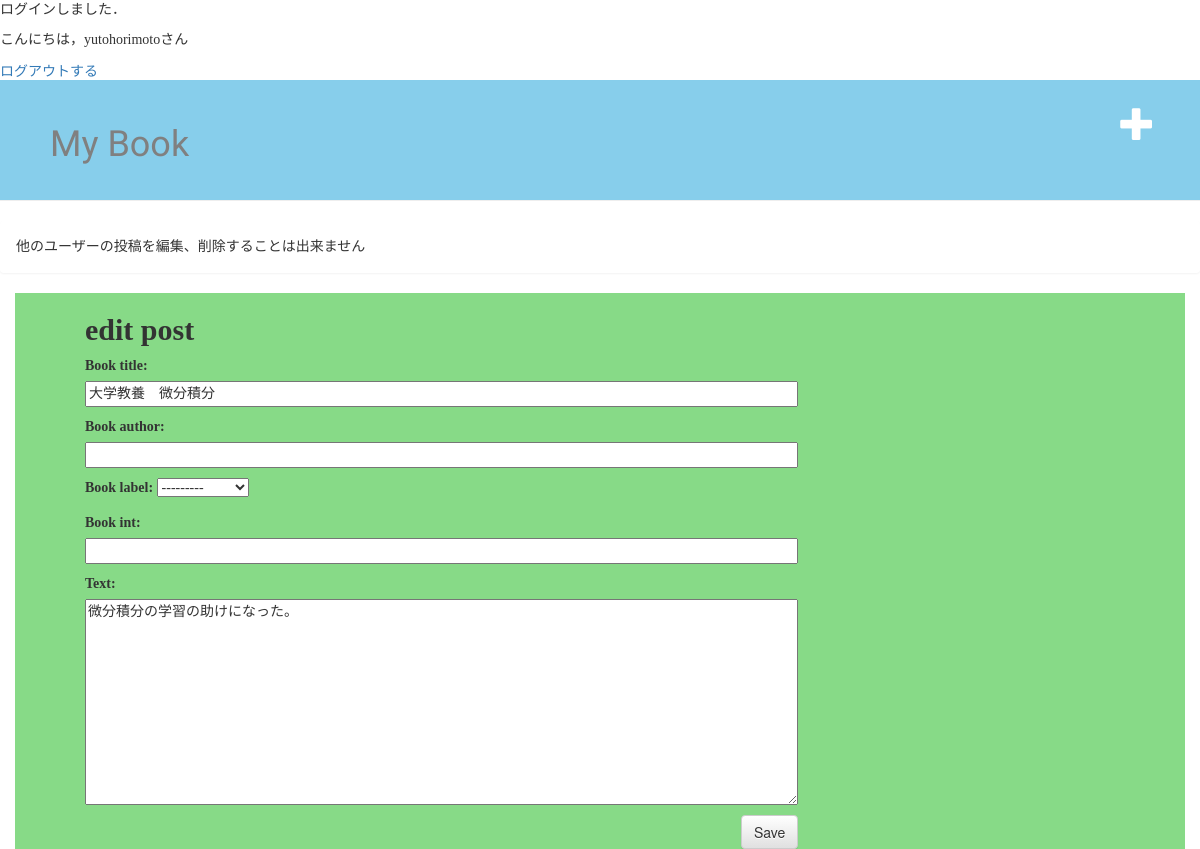
Screenshot of /post/8/edit/ (signed in) with the database file from the repository.
### mybook/models.py (models this page shows, shortened)
class Post(models.Model):
    author = models.ForeignKey(settings.AUTH_USER_MODEL, on_delete=models.CASCADE)
    book_title = models.CharField(max_length=50)
    book_author = models.CharField(max_length=20,blank=True, null=True)
    book_label = models.IntegerField(choices=label_choices,blank=True, null=True)
    book_int = models.CharField(max_length=200,blank=True, null=True)
    text = models.TextField()
    created_date = models.DateTimeField(default=timezone.now)
    published_date = models.DateTimeField(blank=True, null=True)

### mybook/views.py (the view)
# urls.py: path('post/<int:pk>/edit/', views.post_edit, name='post_edit'),
@login_required
def post_edit(request, pk):
    post = get_object_or_404(Post, pk=pk)
    if request.method == "POST":
        form = PostForm(request.POST, instance=post)
        if form.is_valid():
            post = form.save(commit=False)
            if post.author == request.user:
                post.author = request.user
                post.published_date = timezone.now()
                post.save()
                return redirect('post_detail', pk=post.pk)
            else:
                raise PermissionDenied
    else:
        form = PostForm(instance=post)
    return render(request, 'mybook/post_edit.html', {'form': form})

### mybook/forms.py
class PostForm(forms.ModelForm):
    class Meta:
        model = Post
        fields = ('book_title', 'book_author','book_label','book_int','text')

### mybook/templates/mybook/post_edit.html
{% extends 'mybook/base.html' %}
{% block content %}
    <h2>edit post</h2>
    <form method="POST" class="post-form">{% csrf_token %}
        {{ form.as_p }}
        <button type="submit" class="save btn btn-default">Save</button>
    </form>
{% endblock %}

### mybook/templates/mybook/base.html (shortened to what this page needs)
{% load static %}
<html>
    <head>
        <link rel="stylesheet" href="//maxcdn.bootstrapcdn.com/bootstrap/3.2.0/css/bootstrap.min.css">
        <link rel="stylesheet" href="//maxcdn.bootstrapcdn.com/bootstrap/3.2.0/css/bootstrap-theme.min.css">
        <link rel="stylesheet" href="{% static 'css/mybook.css' %}">
    </head>
    <body>
            {% if user.id  %}
            <p>ログインしました．</p>
            <p>こんにちは，{{ user.username }}さん</p>
            <a href="{% url 'logout' %}">ログアウトする</a>
            {% else %}
            <a href="{% url 'login' %}">ログイン</a>
            <a href="{% url 'create_account' %}">アカウント作成</a>
            {% endif %}
        <div  class="page-header">
            <a href="{% url 'post_new' %}" class="top-menu"><span class="glyphicon glyphicon-plus"></span></a>
            <h1><a href="/">My Book</a></h1>
        </div>
        <div class='alert'>
            <p>他のユーザーの投稿を編集、削除することは出来ません</p>
        </div>
        <div class="content container">
            <div class="row">
                <div class="col-md-8">
                    {% block content %}
                    {% endblock %}
                </div>
            </div>
        </div>
    </body>
</html>

### mybook/static/css/mybook.css (style rules this page uses)
.page-header { background-color:skyblue; margin-top: 0; padding: 25px 25px 25px 50px; }
h1 a { color:gray; font-family: 'Amatic SC', cursive;; }
h2 { font-weight: bold; font-family: "ＭＳ Ｐ明朝"; }
p { font-family: "Hannari"; }
.content { background-color: rgb(135, 218, 135); }
.row { margin-left: 40px; }
.save { float: right; }
.post-form textarea, .post-form input { width: 100%; }
.top-menu, .top-menu:hover, .top-menu:visited { color: #ffffff; float: right; font-size: 26pt; margin-right: 20px; }

### rows the page displays
Post: book_title "大学教養 微分積分", book_label "---------", text "微分積分の学習の助けになった。"

### other values shown
{{ user.username }} "yutohorimoto"
